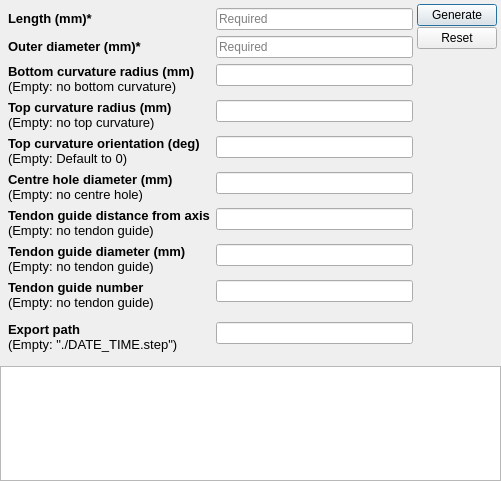
<?xml version="1.0" encoding="UTF-8"?>
<ui version="4.0">
 <class>Dialog</class>
 <widget class="QDialog" name="Dialog">
  <property name="geometry">
   <rect>
    <x>0</x>
    <y>0</y>
    <width>501</width>
    <height>481</height>
   </rect>
  </property>
  <property name="windowTitle">
   <string>Disk Generator</string>
  </property>
  <widget class="QWidget" name="verticalLayoutWidget">
   <property name="geometry">
    <rect>
     <x>0</x>
     <y>0</y>
     <width>501</width>
     <height>481</height>
    </rect>
   </property>
   <layout class="QVBoxLayout" name="mainVerticalLayout">
    <item>
     <layout class="QHBoxLayout" name="mainHorizontalLayout">
      <property name="spacing">
       <number>0</number>
      </property>
      <property name="leftMargin">
       <number>4</number>
      </property>
      <property name="topMargin">
       <number>4</number>
      </property>
      <property name="rightMargin">
       <number>4</number>
      </property>
      <property name="bottomMargin">
       <number>4</number>
      </property>
      <item>
       <widget class="QWidget" name="diskParamFormWidget" native="true">
        <layout class="QFormLayout" name="formLayout_2">
         <property name="leftMargin">
          <number>4</number>
         </property>
         <property name="topMargin">
          <number>4</number>
         </property>
         <property name="rightMargin">
          <number>4</number>
         </property>
         <property name="bottomMargin">
          <number>4</number>
         </property>
         <item row="0" column="0">
          <widget class="QLabel" name="lengthLabel">
           <property name="text">
            <string>&lt;html&gt;&lt;head/&gt;&lt;body&gt;&lt;p&gt;&lt;span style=&quot; font-size:10pt; font-weight:600;&quot;&gt;Length (mm)*&lt;/span&gt;&lt;/p&gt;&lt;/body&gt;&lt;/html&gt;</string>
           </property>
          </widget>
         </item>
         <item row="0" column="1">
          <widget class="QLineEdit" name="lengthLineEdit">
           <property name="placeholderText">
            <string>Required</string>
           </property>
          </widget>
         </item>
         <item row="1" column="0">
          <widget class="QLabel" name="outerDiameterLabel">
           <property name="text">
            <string>&lt;html&gt;&lt;head/&gt;&lt;body&gt;&lt;p&gt;&lt;span style=&quot; font-size:10pt; font-weight:600;&quot;&gt;Outer diameter (mm)*&lt;/span&gt;&lt;/p&gt;&lt;/body&gt;&lt;/html&gt;</string>
           </property>
          </widget>
         </item>
         <item row="1" column="1">
          <widget class="QLineEdit" name="outerDiameterLineEdit">
           <property name="placeholderText">
            <string>Required</string>
           </property>
          </widget>
         </item>
         <item row="2" column="0">
          <widget class="QLabel" name="bottomCurvatureRadiusLabel">
           <property name="text">
            <string>&lt;html&gt;&lt;head/&gt;&lt;body&gt;&lt;p&gt;&lt;span style=&quot; font-size:10pt; font-weight:600;&quot;&gt;Bottom curvature radius (mm)&lt;/span&gt;&lt;span style=&quot; font-size:10pt;&quot;&gt;&lt;br/&gt;(Empty: no bottom curvature)&lt;/span&gt;&lt;/p&gt;&lt;/body&gt;&lt;/html&gt;</string>
           </property>
           <property name="textFormat">
            <enum>Qt::RichText</enum>
           </property>
           <property name="wordWrap">
            <bool>false</bool>
           </property>
          </widget>
         </item>
         <item row="2" column="1">
          <widget class="QLineEdit" name="bottomCurvatureRadiusLineEdit">
           <property name="placeholderText">
            <string/>
           </property>
          </widget>
         </item>
         <item row="3" column="0">
          <widget class="QLabel" name="topCurvatureRadiusLabel">
           <property name="text">
            <string>&lt;html&gt;&lt;head/&gt;&lt;body&gt;&lt;p&gt;&lt;span style=&quot; font-size:10pt; font-weight:600;&quot;&gt;Top curvature radius (mm)&lt;/span&gt;&lt;span style=&quot; font-size:10pt;&quot;&gt;&lt;br/&gt;(Empty: no top curvature)&lt;/span&gt;&lt;/p&gt;&lt;/body&gt;&lt;/html&gt;</string>
           </property>
          </widget>
         </item>
         <item row="3" column="1">
          <widget class="QLineEdit" name="topCurvatureRadiusLineEdit">
           <property name="placeholderText">
            <string/>
           </property>
          </widget>
         </item>
         <item row="4" column="0">
          <widget class="QLabel" name="topCurvatureRelativeOrientationLabel">
           <property name="text">
            <string>&lt;html&gt;&lt;head/&gt;&lt;body&gt;&lt;p&gt;&lt;span style=&quot; font-size:10pt; font-weight:600;&quot;&gt;Top curvature orientation (deg)&lt;/span&gt;&lt;span style=&quot; font-size:10pt;&quot;&gt;&lt;br/&gt;(Empty: Default to 0)&lt;/span&gt;&lt;/p&gt;&lt;/body&gt;&lt;/html&gt;</string>
           </property>
          </widget>
         </item>
         <item row="4" column="1">
          <widget class="QLineEdit" name="topCurvatureRelativeOrientationLineEdit"/>
         </item>
         <item row="5" column="0">
          <widget class="QLabel" name="centreHoleDiameterLabel">
           <property name="text">
            <string>&lt;html&gt;&lt;head/&gt;&lt;body&gt;&lt;p&gt;&lt;span style=&quot; font-size:10pt; font-weight:600;&quot;&gt;Centre hole diameter (mm)&lt;/span&gt;&lt;span style=&quot; font-size:10pt;&quot;&gt;&lt;br/&gt;(Empty: no centre hole)&lt;/span&gt;&lt;/p&gt;&lt;/body&gt;&lt;/html&gt;</string>
           </property>
          </widget>
         </item>
         <item row="5" column="1">
          <widget class="QLineEdit" name="centreHoleDiameterLineEdit"/>
         </item>
         <item row="6" column="0">
          <widget class="QLabel" name="tendonDistanceFromAxisLabel">
           <property name="text">
            <string>&lt;html&gt;&lt;head/&gt;&lt;body&gt;&lt;p&gt;&lt;span style=&quot; font-size:10pt; font-weight:600;&quot;&gt;Tendon guide distance from axis&lt;/span&gt;&lt;span style=&quot; font-size:10pt;&quot;&gt;&lt;br/&gt;(Empty: no tendon guide)&lt;/span&gt;&lt;/p&gt;&lt;/body&gt;&lt;/html&gt;</string>
           </property>
          </widget>
         </item>
         <item row="6" column="1">
          <widget class="QLineEdit" name="tendonDistanceFromAxisLineEdit"/>
         </item>
         <item row="7" column="0">
          <widget class="QLabel" name="tendonGuideDiameterLabel">
           <property name="text">
            <string>&lt;html&gt;&lt;head/&gt;&lt;body&gt;&lt;p&gt;&lt;span style=&quot; font-size:10pt; font-weight:600;&quot;&gt;Tendon guide diameter (mm)&lt;/span&gt;&lt;span style=&quot; font-size:10pt;&quot;&gt;&lt;br/&gt;(Empty: no tendon guide)&lt;/span&gt;&lt;/p&gt;&lt;/body&gt;&lt;/html&gt;</string>
           </property>
          </widget>
         </item>
         <item row="7" column="1">
          <widget class="QLineEdit" name="tendonGuideDiameterLineEdit"/>
         </item>
         <item row="8" column="0">
          <widget class="QLabel" name="numberOfTendonGuidesLabel">
           <property name="text">
            <string>&lt;html&gt;&lt;head/&gt;&lt;body&gt;&lt;p&gt;&lt;span style=&quot; font-size:10pt; font-weight:600;&quot;&gt;Tendon guide number&lt;/span&gt;&lt;span style=&quot; font-size:10pt;&quot;&gt;&lt;br/&gt;(Empty: no tendon guide)&lt;/span&gt;&lt;/p&gt;&lt;/body&gt;&lt;/html&gt;</string>
           </property>
          </widget>
         </item>
         <item row="8" column="1">
          <widget class="QLineEdit" name="numberOfTendonGuidesLineEdit"/>
         </item>
         <item row="9" column="0">
          <spacer name="verticalSpacer">
           <property name="orientation">
            <enum>Qt::Vertical</enum>
           </property>
           <property name="sizeHint" stdset="0">
            <size>
             <width>20</width>
             <height>40</height>
            </size>
           </property>
          </spacer>
         </item>
         <item row="10" column="0">
          <widget class="QLabel" name="exportPathLabel">
           <property name="text">
            <string>&lt;html&gt;&lt;head/&gt;&lt;body&gt;&lt;p&gt;&lt;span style=&quot; font-size:10pt; font-weight:600;&quot;&gt;Export path&lt;/span&gt;&lt;span style=&quot; font-size:10pt;&quot;&gt;&lt;br/&gt;(Empty: &amp;quot;./DATE_TIME.step&amp;quot;)&lt;/span&gt;&lt;/p&gt;&lt;/body&gt;&lt;/html&gt;</string>
           </property>
          </widget>
         </item>
         <item row="10" column="1">
          <widget class="QLineEdit" name="exportPathLineEdit"/>
         </item>
        </layout>
       </widget>
      </item>
      <item>
       <layout class="QVBoxLayout" name="controlVerticalLayout">
        <property name="spacing">
         <number>1</number>
        </property>
        <property name="sizeConstraint">
         <enum>QLayout::SetDefaultConstraint</enum>
        </property>
        <property name="topMargin">
         <number>0</number>
        </property>
        <property name="rightMargin">
         <number>0</number>
        </property>
        <item>
         <widget class="QPushButton" name="generateButton">
          <property name="text">
           <string>Generate</string>
          </property>
          <property name="flat">
           <bool>false</bool>
          </property>
         </widget>
        </item>
        <item>
         <widget class="QPushButton" name="resetButton">
          <property name="text">
           <string>Reset</string>
          </property>
         </widget>
        </item>
        <item>
         <spacer name="verticalSpacer_2">
          <property name="orientation">
           <enum>Qt::Vertical</enum>
          </property>
          <property name="sizeHint" stdset="0">
           <size>
            <width>20</width>
            <height>40</height>
           </size>
          </property>
         </spacer>
        </item>
       </layout>
      </item>
     </layout>
    </item>
    <item>
     <widget class="QTextEdit" name="errorTextbox">
      <property name="readOnly">
       <bool>true</bool>
      </property>
      <property name="overwriteMode">
       <bool>true</bool>
      </property>
     </widget>
    </item>
   </layout>
  </widget>
 </widget>
 <resources/>
 <connections>
  <connection>
   <sender>resetButton</sender>
   <signal>clicked()</signal>
   <receiver>lengthLineEdit</receiver>
   <slot>clear()</slot>
   <hints>
    <hint type="sourcelabel">
     <x>494</x>
     <y>52</y>
    </hint>
    <hint type="destinationlabel">
     <x>315</x>
     <y>23</y>
    </hint>
   </hints>
  </connection>
  <connection>
   <sender>resetButton</sender>
   <signal>clicked()</signal>
   <receiver>outerDiameterLineEdit</receiver>
   <slot>clear()</slot>
   <hints>
    <hint type="sourcelabel">
     <x>494</x>
     <y>52</y>
    </hint>
    <hint type="destinationlabel">
     <x>333</x>
     <y>49</y>
    </hint>
   </hints>
  </connection>
  <connection>
   <sender>resetButton</sender>
   <signal>clicked()</signal>
   <receiver>bottomCurvatureRadiusLineEdit</receiver>
   <slot>clear()</slot>
   <hints>
    <hint type="sourcelabel">
     <x>494</x>
     <y>52</y>
    </hint>
    <hint type="destinationlabel">
     <x>316</x>
     <y>71</y>
    </hint>
   </hints>
  </connection>
  <connection>
   <sender>resetButton</sender>
   <signal>clicked()</signal>
   <receiver>topCurvatureRadiusLineEdit</receiver>
   <slot>clear()</slot>
   <hints>
    <hint type="sourcelabel">
     <x>494</x>
     <y>52</y>
    </hint>
    <hint type="destinationlabel">
     <x>414</x>
     <y>118</y>
    </hint>
   </hints>
  </connection>
  <connection>
   <sender>resetButton</sender>
   <signal>clicked()</signal>
   <receiver>topCurvatureRelativeOrientationLineEdit</receiver>
   <slot>clear()</slot>
   <hints>
    <hint type="sourcelabel">
     <x>494</x>
     <y>52</y>
    </hint>
    <hint type="destinationlabel">
     <x>414</x>
     <y>156</y>
    </hint>
   </hints>
  </connection>
  <connection>
   <sender>resetButton</sender>
   <signal>clicked()</signal>
   <receiver>centreHoleDiameterLineEdit</receiver>
   <slot>clear()</slot>
   <hints>
    <hint type="sourcelabel">
     <x>494</x>
     <y>52</y>
    </hint>
    <hint type="destinationlabel">
     <x>414</x>
     <y>194</y>
    </hint>
   </hints>
  </connection>
  <connection>
   <sender>resetButton</sender>
   <signal>clicked()</signal>
   <receiver>tendonDistanceFromAxisLineEdit</receiver>
   <slot>clear()</slot>
   <hints>
    <hint type="sourcelabel">
     <x>494</x>
     <y>52</y>
    </hint>
    <hint type="destinationlabel">
     <x>414</x>
     <y>232</y>
    </hint>
   </hints>
  </connection>
  <connection>
   <sender>resetButton</sender>
   <signal>clicked()</signal>
   <receiver>tendonGuideDiameterLineEdit</receiver>
   <slot>clear()</slot>
   <hints>
    <hint type="sourcelabel">
     <x>494</x>
     <y>52</y>
    </hint>
    <hint type="destinationlabel">
     <x>414</x>
     <y>270</y>
    </hint>
   </hints>
  </connection>
  <connection>
   <sender>resetButton</sender>
   <signal>clicked()</signal>
   <receiver>numberOfTendonGuidesLineEdit</receiver>
   <slot>clear()</slot>
   <hints>
    <hint type="sourcelabel">
     <x>494</x>
     <y>52</y>
    </hint>
    <hint type="destinationlabel">
     <x>414</x>
     <y>308</y>
    </hint>
   </hints>
  </connection>
  <connection>
   <sender>resetButton</sender>
   <signal>clicked()</signal>
   <receiver>exportPathLineEdit</receiver>
   <slot>clear()</slot>
   <hints>
    <hint type="sourcelabel">
     <x>494</x>
     <y>52</y>
    </hint>
    <hint type="destinationlabel">
     <x>414</x>
     <y>352</y>
    </hint>
   </hints>
  </connection>
  <connection>
   <sender>resetButton</sender>
   <signal>clicked()</signal>
   <receiver>errorTextbox</receiver>
   <slot>clear()</slot>
   <hints>
    <hint type="sourcelabel">
     <x>475</x>
     <y>44</y>
    </hint>
    <hint type="destinationlabel">
     <x>363</x>
     <y>422</y>
    </hint>
   </hints>
  </connection>
 </connections>
</ui>
